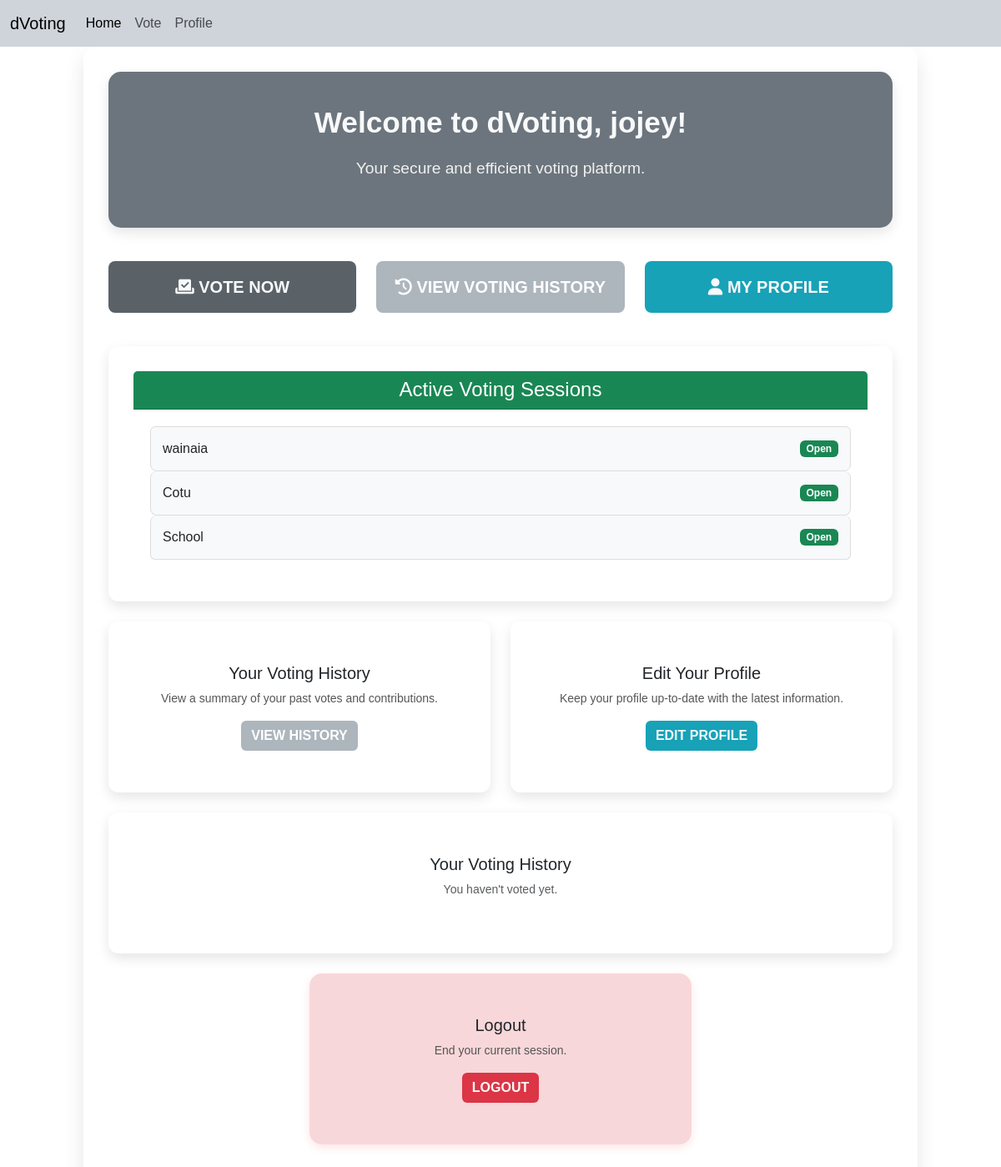
Screenshot of /app/dashboard/ (signed in) with the database file from the repository.
### app/models.py (models this page shows, shortened)
class Election(models.Model):
    name = models.CharField(max_length=255)
    description = models.TextField()
    status = models.CharField(max_length=10, choices=[('open', 'Open'), ('closed', 'Closed')])
    election_for = models.CharField(max_length=100, blank=True)  # What the election is for
    created_at = models.DateTimeField(auto_now_add=True)
    updated_at = models.DateTimeField(auto_now=True)
    created_by = models.ForeignKey('auth.User', on_delete=models.CASCADE, related_name='created_elections', null=True)
    elected_positions = models.ManyToManyField(Position, blank=True)

### app/views.py (the view)
# urls.py: path('dashboard/', views.dashboard, name='dashboard'),
@login_required
def dashboard(request):
    active_votes = Election.objects.filter(status='open').order_by('created_at')  # Or any other sorting criteria
    voting_history = Vote.objects.filter(user=request.user).order_by('-timestamp')  # Fetch voting history
    return render(request, 'dashboard.html', {
        'voting_history': voting_history,
        'active_votes': active_votes,
    })

### app/templates/dashboard.html (shortened to what this page needs)
{% extends 'base.html' %}
{% block content %}
<div class="container">
    <div class="welcome-section">
        <h1>Welcome to dVoting, {{ user.username }}!</h1>
        <p>Your secure and efficient voting platform.</p>
    </div>
    <div class="row text-center mb-4">
        <div class="col-md-4 mb-3">
            <a href="{% url 'vote' %}" class="btn btn-primary btn-lg w-100">
                <i class="fas fa-vote-yea"></i> Vote Now
            </a>
        </div>
        <div class="col-md-4 mb-3">
            <a href="{% url 'voting_history' %}" class="btn btn-secondary btn-lg w-100">
                <i class="fas fa-history"></i> View Voting History
            </a>
        </div>
        <div class="col-md-4 mb-3">
            <a href="{% url 'profile' %}" class="btn btn-info btn-lg w-100 text-light">
                <i class="fas fa-user"></i> My Profile
            </a>
        </div>
    </div>
    <div class="card mb-4">
        <div class="card-header bg-success text-white">
            <h4 class="mb-0">Active Voting Sessions</h4>
        </div>
        <div class="card-body">
            {% if active_votes %}
                <ul class="list-group">
                    {% for vote in active_votes %}
                        <li class="list-group-item d-flex justify-content-between align-items-center">
                            {{ vote.name }}
                            <span class="badge bg-{% if vote.status == 'open' %}success{% else %}danger{% endif %}">
                                {% if vote.status == 'open' %}Open{% else %}Closed{% endif %}
                            </span>
                        </li>
                    {% endfor %}
                </ul>
            {% else %}
                <p class="text-muted">No active voting sessions available at the moment.</p>
            {% endif %}
        </div>
    </div>
    <div class="row d-flex justify-content-center">
        <div class="col-md-6 mb-4">
            <div class="card">
                <div class="card-body">
                    <h5 class="card-title">Your Voting History</h5>
                    <p class="card-text">View a summary of your past votes and contributions.</p>
                    <a href="{% url 'voting_history' %}" class="btn btn-secondary">View History</a>
                </div>
            </div>
        </div>
        <div class="col-md-6 mb-4">
            <div class="card">
                <div class="card-body">
                    <h5 class="card-title">Edit Your Profile</h5>
                    <p class="card-text">Keep your profile up-to-date with the latest information.</p>
                    <a href="{% url 'edit_profile' %}" class="btn btn-info text-light">Edit Profile</a>
                </div>
            </div>
        </div>
    </div>
    <div class="row d-flex justify-content-center">
        <div class="col-md-12 mb-4">
            <div class="card">
                <div class="card-body">
                    <h5 class="card-title">Your Voting History</h5>
                    {% if voting_history %}
                        <ul class="list-group">
                            {% for vote in voting_history %}
                                <li class="list-group-item d-flex justify-content-between align-items-center">
                                    Voted in {{ vote.election.name }} for {{ vote.candidate.name }} on {{ vote.timestamp|date:"Y-m-d H:i" }}
                                </li>
                            {% endfor %}
                        </ul>
                    {% else %}
                        <p class="text-muted">You haven't voted yet.</p>
                    {% endif %}
                </div>
            </div>
        </div>
    </div>
    <div class="row justify-content-center align-items-center" style="min-height: 200px;">
        <div class="col-md-6 mb-4">
            <div class="card logout-card">
                <div class="card-body">
                    <h5 class="card-title">Logout</h5>
                    <p class="card-text">End your current session.</p>
                    <a href="{% url 'logout' %}" class="btn btn-danger text-light">Logout</a>
                </div>
            </div>
        </div>
    </div>
</div>
{% endblock %}

### static/style/main.css (style rules this page uses)
body { font-family: 'Poppins', sans-serif; }
.card { border: none; box-shadow: 0 10px 20px rgba(0, 0, 0, 0.2); padding: 30px; text-align: center; }
.card p { color: #555555; font-size: 14px; }
a { text-decoration: none; transition: all 0.3s ease; }

### app/templates/dashboard.html (style rules this page uses)
.container { padding: 30px; background: #ffffff; max-width: 1000px; margin: 0 auto; border-radius: 15px; box-shadow: 0 12px 25px rgba(0, 0, 0, 0.1); }
.welcome-section { background: #6c757d; color: #f8f9fa; border-radius: 15px; padding: 40px; margin-bottom: 40px; text-align: center; box-shadow: 0 6px 15px rgba(0, 0, 0, 0.1); }
.welcome-section h1 { font-size: 2.2rem; color: #f8f9fa; font-weight: 700; margin-bottom: 20px; }
.welcome-section p { font-size: 1.2rem; color: #f1f1f1; }
.btn-lg { padding: 16px; border-radius: 8px; font-weight: bold; transition: all 0.3s ease; }
.btn-primary { background-color: #5a6268; border: none; color: #f8f9fa; text-transform: uppercase; }
.btn-secondary { background-color: #adb5bd; border: none; text-transform: uppercase; }
.btn-info { background-color: #17a2b8; border: none; text-transform: uppercase; }
.btn-danger { background-color: #dc3545; border: none; text-transform: uppercase; }
.card { border-radius: 12px; box-shadow: 0 6px 15px rgba(0, 0, 0, 0.1); transition: all 0.3s ease; }
.card-header { background-color: #28a745; color: white; font-size: 1.25rem; font-weight: 600; border-radius: 12px 12px 0 0; text-align: center; }
.card-body { padding: 20px; }
.list-group-item { padding: 14px; border-radius: 8px; background-color: #f8f9fa; border: 1px solid #ddd; transition: all 0.3s ease; }
.card-body a { font-weight: 600; transition: all 0.3s ease; }
.logout-card { background: #f8d7da; box-shadow: 0 4px 12px rgba(255, 0, 0, 0.1); border-radius: 15px; }

### rows the page displays
Election: name "wainaia", status "Open"
Election: name "Cotu", status "Open"
Election: name "School", status "Open"

### other values shown
{{ user.username }} "jojey"
